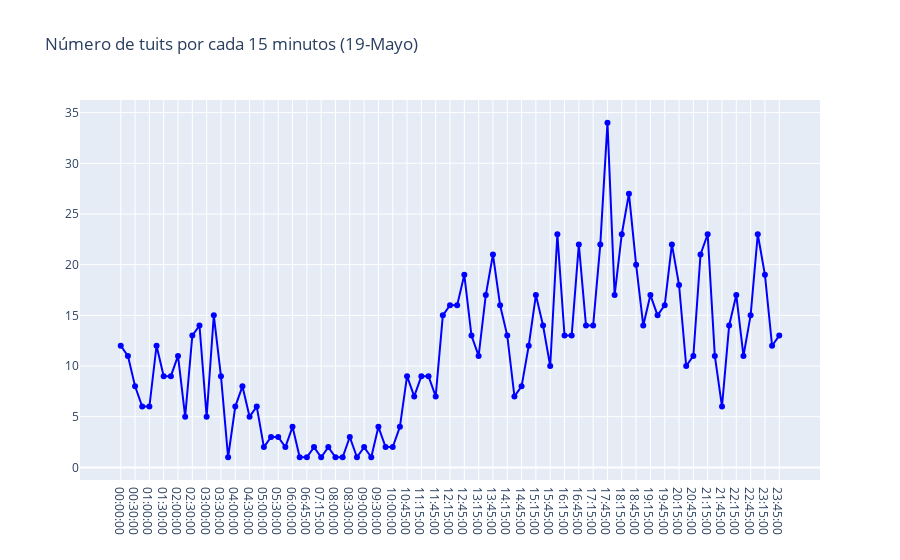

Source (notebook cell):
### Code cell
import plotly.io as pio
import plotly.express as px
import plotly.graph_objs as go
from plotly.offline import download_plotlyjs, init_notebook_mode, plot, iplot

import matplotlib.pyplot as plt
%matplotlib inline
init_notebook_mode(connected=True)


trace = go.Scatter(x=temp.hora.values,
                   y=temp.cnt.values,
                   text=[f"Fecha: {f}<br>Tuits: {c}" for f,c in zip(temp.hora.values,temp.cnt.values)],
                   hoverinfo='text',
                   mode='lines+markers',
                   name='Horas',
                   line={'color': 'blue'})

layout = go.Layout(title="Número de tuits por cada 15 minutos (19-Mayo)")

fig = go.Figure(data=[trace], layout=layout)
iplot(fig)

### Figure 1 — Plotly figure (JSON) as saved in the notebook; plotly's stock layout.template omitted (floating-point values rounded to 4 significant figures)
{"data": [{"hoverinfo": "text", "line": {"color": "blue"}, "mode": "lines+markers", "name": "Horas", "text": ["Fecha: 00:00:00<br>Tuits: 12", "Fecha: 00:15:00<br>Tuits: 11", "Fecha: 00:30:00<br>Tuits: 8", "Fecha: 00:45:00<br>Tuits: 6", "Fecha: 01:00:00<br>Tuits: 6", "Fecha: 01:15:00<br>Tuits: 12", "Fecha: 01:30:00<br>Tuits: 9", "Fecha: 01:45:00<br>Tuits: 9", "Fecha: 02:00:00<br>Tuits: 11", "Fecha: 02:15:00<br>Tuits: 5", "Fecha: 02:30:00<br>Tuits: 13", "Fecha: 02:45:00<br>Tuits: 14", "Fecha: 03:00:00<br>Tuits: 5", "Fecha: 03:15:00<br>Tuits: 15", "Fecha: 03:30:00<br>Tuits: 9", "Fecha: 03:45:00<br>Tuits: 1", "Fecha: 04:00:00<br>Tuits: 6", "Fecha: 04:15:00<br>Tuits: 8", "Fecha: 04:30:00<br>Tuits: 5", "Fecha: 04:45:00<br>Tuits: 6", "Fecha: 05:00:00<br>Tuits: 2", "Fecha: 05:15:00<br>Tuits: 3", "Fecha: 05:30:00<br>Tuits: 3", "Fecha: 05:45:00<br>Tuits: 2", "Fecha: 06:00:00<br>Tuits: 4", "Fecha: 06:30:00<br>Tuits: 1", "Fecha: 06:45:00<br>Tuits: 1", "Fecha: 07:00:00<br>Tuits: 2", "Fecha: 07:15:00<br>Tuits: 1", "Fecha: 07:30:00<br>Tuits: 2", "Fecha: 08:00:00<br>Tuits: 1", "Fecha: 08:15:00<br>Tuits: 1", "Fecha: 08:30:00<br>Tuits: 3", "Fecha: 08:45:00<br>Tuits: 1", "Fecha: 09:00:00<br>Tuits: 2", "Fecha: 09:15:00<br>Tuits: 1", "Fecha: 09:30:00<br>Tuits: 4", "Fecha: 09:45:00<br>Tuits: 2", "Fecha: 10:00:00<br>Tuits: 2", "Fecha: 10:30:00<br>Tuits: 4", "Fecha: 10:45:00<br>Tuits: 9", "Fecha: 11:00:00<br>Tuits: 7", "Fecha: 11:15:00<br>Tuits: 9", "Fecha: 11:30:00<br>Tuits: 9", "Fecha: 11:45:00<br>Tuits: 7", "Fecha: 12:00:00<br>Tuits: 15", "Fecha: 12:15:00<br>Tuits: 16", "Fecha: 12:30:00<br>Tuits: 16", "Fecha: 12:45:00<br>Tuits: 19", "Fecha: 13:00:00<br>Tuits: 13", "Fecha: 13:15:00<br>Tuits: 11", "Fecha: 13:30:00<br>Tuits: 17", "Fecha: 13:45:00<br>Tuits: 21", "Fecha: 14:00:00<br>Tuits: 16", "Fecha: 14:15:00<br>Tuits: 13", "Fecha: 14:30:00<br>Tuits: 7", "Fecha: 14:45:00<br>Tuits: 8", "Fecha: 15:00:00<br>Tuits: 12", "Fecha: 15:15:00<br>Tuits: 17", "Fecha: 15:30:00<br>Tuits: 14", "Fecha: 15:45:00<br>Tuits: 10", "Fecha: 16:00:00<br>Tuits: 23", "Fecha: 16:15:00<br>Tuits: 13", "Fecha: 16:30:00<br>Tuits: 13", "Fecha: 16:45:00<br>Tuits: 22", "Fecha: 17:00:00<br>Tuits: 14", "Fecha: 17:15:00<br>Tuits: 14", "Fecha: 17:30:00<br>Tuits: 22", "Fecha: 17:45:00<br>Tuits: 34", "Fecha: 18:00:00<br>Tuits: 17", "Fecha: 18:15:00<br>Tuits: 23", "Fecha: 18:30:00<br>Tuits: 27", "Fecha: 18:45:00<br>Tuits: 20", "Fecha: 19:00:00<br>Tuits: 14", "Fecha: 19:15:00<br>Tuits: 17", "Fecha: 19:30:00<br>Tuits: 15", "Fecha: 19:45:00<br>Tuits: 16", "Fecha: 20:00:00<br>Tuits: 22", "Fecha: 20:15:00<br>Tuits: 18", "Fecha: 20:30:00<br>Tuits: 10", "Fecha: 20:45:00<br>Tuits: 11", "Fecha: 21:00:00<br>Tuits: 21", "Fecha: 21:15:00<br>Tuits: 23", "Fecha: 21:30:00<br>Tuits: 11", "Fecha: 21:45:00<br>Tuits: 6", "Fecha: 22:00:00<br>Tuits: 14", "Fecha: 22:15:00<br>Tuits: 17", "Fecha: 22:30:00<br>Tuits: 11", "Fecha: 22:45:00<br>Tuits: 15", "Fecha: 23:00:00<br>Tuits: 23", "Fecha: 23:15:00<br>Tuits: 19", "Fecha: 23:30:00<br>Tuits: 12", "Fecha: 23:45:00<br>Tuits: 13"], "type": "scatter", "x": ["00:00:00", "00:15:00", "00:30:00", "00:45:00", "01:00:00", "01:15:00", "01:30:00", "01:45:00", "02:00:00", "02:15:00", "02:30:00", "02:45:00", "03:00:00", "03:15:00", "03:30:00", "03:45:00", "04:00:00", "04:15:00", "04:30:00", "04:45:00", "05:00:00", "05:15:00", "05:30:00", "05:45:00", "06:00:00", "06:30:00", "06:45:00", "07:00:00", "07:15:00", "07:30:00", "08:00:00", "08:15:00", "08:30:00", "08:45:00", "09:00:00", "09:15:00", "09:30:00", "09:45:00", "10:00:00", "10:30:00", "10:45:00", "11:00:00", "11:15:00", "11:30:00", "11:45:00", "12:00:00", "12:15:00", "12:30:00", "12:45:00", "13:00:00", "13:15:00", "13:30:00", "13:45:00", "14:00:00", "14:15:00", "14:30:00", "14:45:00", "15:00:00", "15:15:00", "15:30:00", "15:45:00", "16:00:00", "16:15:00", "16:30:00", "16:45:00", "17:00:00", "17:15:00", "17:30:00", "17:45:00", "18:00:00", "18:15:00", "18:30:00", "18:45:00", "19:00:00", "19:15:00", "19:30:00", "19:45:00", "20:00:00", "20:15:00", "20:30:00", "20:45:00", "21:00:00", "21:15:00", "21:30:00", "21:45:00", "22:00:00", "22:15:00", "22:30:00", "22:45:00", "23:00:00", "23:15:00", "23:30:00", "23:45:00"], "y": [12, 11, 8, 6, 6, 12, 9, 9, 11, 5, 13, 14, 5, 15, 9, 1, 6, 8, 5, 6, 2, 3, 3, 2, 4, 1, 1, 2, 1, 2, 1, 1, 3, 1, 2, 1, 4, 2, 2, 4, 9, 7, 9, 9, 7, 15, 16, 16, 19, 13, 11, 17, 21, 16, 13, 7, 8, 12, 17, 14, 10, 23, 13, 13, 22, 14, 14, 22, 34, 17, 23, 27, 20, 14, 17, 15, 16, 22, 18, 10, 11, 21, 23, 11, 6, 14, 17, 11, 15, 23, 19, 12, 13]}], "layout": {"title": {"text": "Número de tuits por cada 15 minutos (19-Mayo)"}}}
